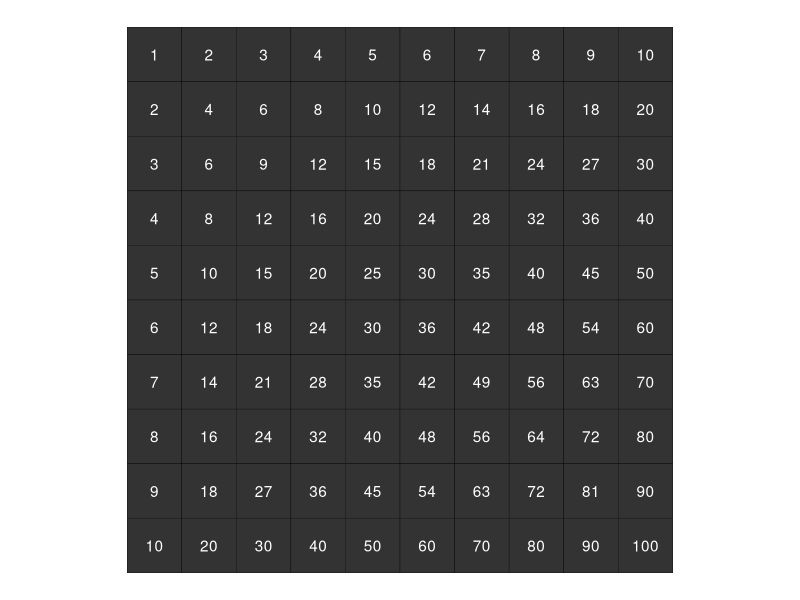

The R script that drew this image:
################
# multiplication 
# table 10x10
################

library(tidyverse)

tibble(x=1:10, y = 1:10) %>%
  complete(x,y) %>%
  mutate(prod = x*y) %>%
  ggplot( aes(x, y)) +
  geom_tile(color = "black") +
  geom_text(aes(label = prod), color = "white") +
  scale_y_continuous(trans = "reverse") +
  coord_fixed() +
  theme_bw() + theme_void()




